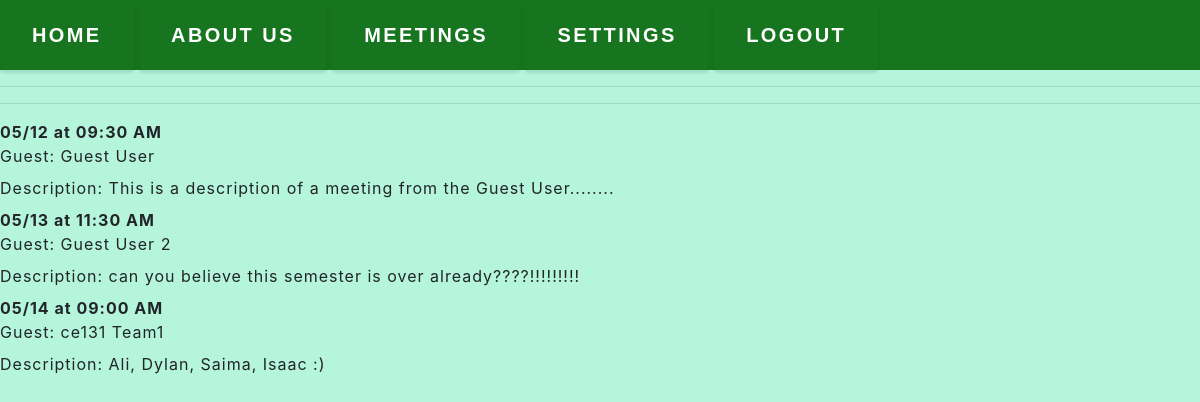
Page /meetings (signed in) on the committed database.
### app_folder/models.py (models this page shows, shortened)
class Event(db.Model):
    id = db.Column(db.Integer, primary_key=True)
    user_id = db.Column(db.Integer, db.ForeignKey('user.id'), index=True)
    datetime = db.Column(db.DateTime(), index=True)
    guest_name = db.Column(db.String(64), index=True)
    description = db.Column(db.String(256), default = '')

### app_folder/routes.py (the view)
@app.route('/meetings')
def accountHomePage():
    u=User.query.filter_by(username=session['username']).first()
    events=Event.query.filter_by(creator=u).all()
    for e in events:
        if e.datetime < datetime.datetime.now():
            db.session.remove(e)
            events.remove(e)
            db.session.commit()
    if not events:
        flash('No meetings on the horizon!')
    return render_template('meetings-page.html', events=events)

### app_folder/templates/meetings-page.html
{% extends 'base.html' %}
{% block content %}
    <dl>
        {% for event in events %}
            <dt>{{event.datetime.strftime('%m/%d at %I:%M %p')}}</dt>
            <dd>Guest: {{event.guest_name}}</dd>
            <dd>Description: {{event.description}}</dd>
        {% endfor %}
    </dl>
{% endblock %}

### app_folder/templates/base.html (shortened to what this page needs)
<!DOCTYPE html>
<html>
<head>
   <link rel="stylesheet" href="https://stackpath.bootstrapcdn.com/bootstrap/4.3.1/css/bootstrap.min.css"
>
   <link rel="stylesheet" type="text/css" href="{{ url_for('static', filename='css/styles.css') }}">
</head>
<body>
   <div class="navigate">
      <button class="btn btn-link">
         <a href="/home">Home</a>
      </button>
      <button class="btn btn-link">
         <a href="/">About Us</a>
      </button>
      {% if session['username'] %}
      <button class="btn btn-link">
         <a href="/meetings">Meetings</a>
      </button>
      <button class="btn btn-link">
         <a href="/settings">Settings</a>
      </button>
      <button class="btn btn-link">
         <a href="/logout">Logout</a>
      </button>
      {% endif %}
   </div>
   <hr>
   <hr>
   {% block content %}{% endblock %}
</body>
</html>

### app_folder/templates/base.html (style rules this page uses)
.navigate { background-color: #16751e; }
a:link { font-family: Verdana, Geneva, Tahoma, sans-serif; font-size: 20px; color: white; font-weight: 900; }
body { background-color: #b5f5dc; }

### rows in the picture
Event: datetime "05/12 at 09:30 AM", guest_name "Guest User", description "This is a description of a meeting from the Guest User........"
Event: datetime "05/13 at 11:30 AM", guest_name "Guest User 2", description "can you believe this semester is over already????!!!!!!!!!"
Event: datetime "05/14 at 09:00 AM", guest_name "ce131 Team1", description "Ali, Dylan, Saima, Isaac :)"
